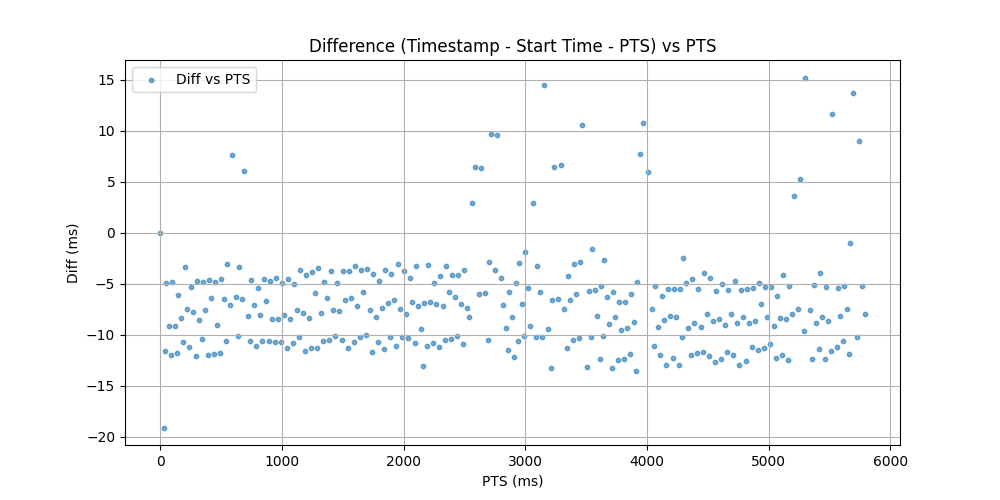

Python code for this plot:
import matplotlib.pyplot as plt  # Import matplotlib for plotting
import numpy as np

from mcap_owa.highlevel import OWAMcapReader
from owa.core.time import TimeUnits


def main():
    diffs = []
    pts_values = []

    with OWAMcapReader("tmp/clock.mcap") as reader:
        print(reader.topics)
        print(reader.start_time, reader.end_time)
        for mcap_msg in reader.iter_messages(topics=["screen"]):
            start_time = mcap_msg.timestamp  # 1
            # start_time = mcap_msg.decoded.utc_ns  # 2
            break

        for mcap_msg in reader.iter_messages(topics=["screen"]):
            print(f"Topic: {mcap_msg.topic}, Timestamp: {mcap_msg.timestamp}, Message: {mcap_msg.decoded}")
            diffs.append((mcap_msg.timestamp - start_time) - mcap_msg.decoded.pts)  # 1
            # diffs.append((mcap_msg.decoded.utc_ns - start_time) - mcap_msg.decoded.pts) # 2
            pts_values.append(mcap_msg.decoded.pts)

    # Convert to numpy arrays
    diffs = np.array(diffs) / TimeUnits.MSECOND  # Convert to milliseconds
    pts_values = np.array(pts_values) / TimeUnits.MSECOND  # Convert to milliseconds

    # Print statistics
    print(f"Mean: {np.mean(diffs):.2f}ms")
    print(f"Median: {np.median(diffs):.2f}ms")
    print(f"Q1: {np.percentile(diffs, 25):.2f}ms")
    print(f"Q3: {np.percentile(diffs, 75):.2f}ms")
    print(f"Max: {np.max(diffs):.2f}ms")
    print(f"Min: {np.min(diffs):.2f}ms")

    # Plot diff vs pts
    plt.figure(figsize=(10, 5))
    plt.scatter(pts_values, diffs, label="Diff vs PTS", alpha=0.6, s=10)
    plt.xlabel("PTS (ms)")
    plt.ylabel("Diff (ms)")
    plt.title("Difference (Timestamp - Start Time - PTS) vs PTS")
    plt.grid(True)
    plt.legend()
    plt.show()


if __name__ == "__main__":
    main()
